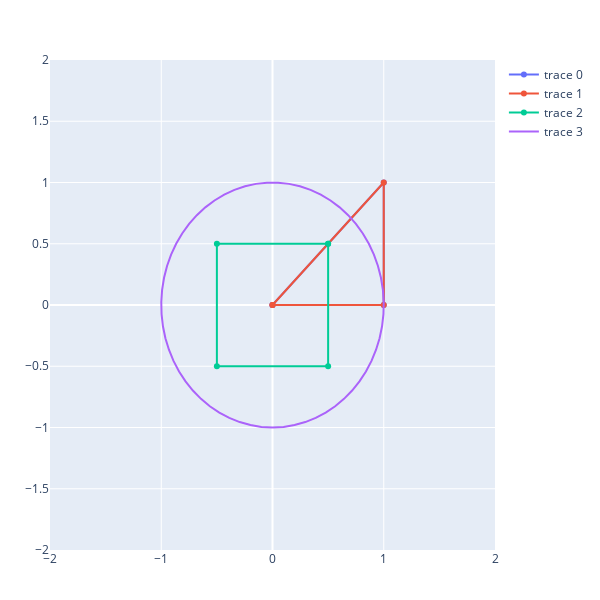

Source (notebook cell):
### Code cell
function plotgeometry(D::DiagramDual; kwargs...)
    map(plotgeometry,D.p)
end

 layout = Layout(
    xaxis = attr(range = [-2, 2]),
    yaxis = attr(range = [-2, 2]),
    width = 600,
    height = 600
)


plot(plotgeometry(D),layout)
